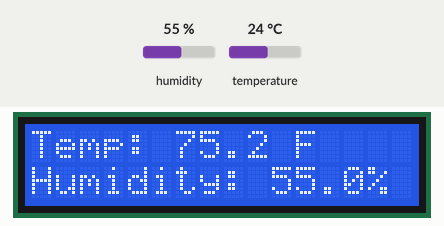
This sketch was run on a simulated ESP32. Shown: 16×2 character LCD. Inputs (shaded band) come from the test bench; at power-on: humidity 55 %, temperature 24 °C. WiFi joins after 1.5 s; servers stay silent unless stated; storage starts empty; what the sketch prints to the serial monitor is not drawn.

Above: at 3.1 s.
3.2 s: humidity set to 22 %
At 6.2 s:
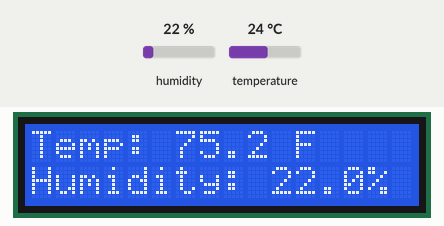
6.5 s: temperature set to 12 °C
At 8.1 s:
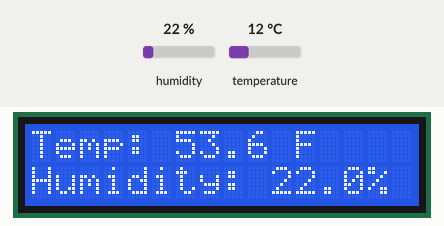
9.0 s: humidity set to 40 %
At 11.2 s:
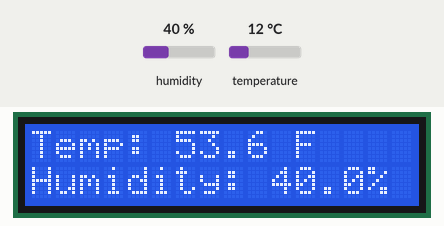
11.5 s: temperature set to 19 °C
At 13.3 s:
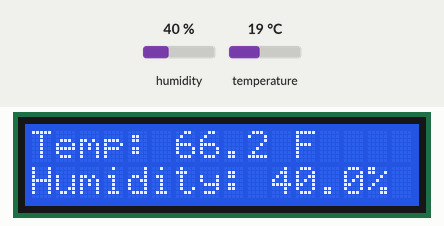
Timing chart, 0 to 14.8 s (numbered marks = the images above; inputs shaded):
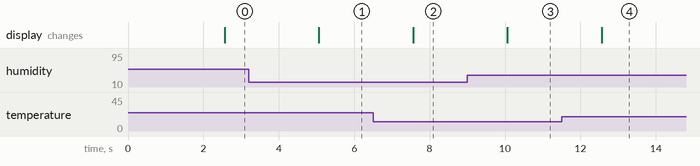

The sketch:

ClimateTrack_Live_graph.ino
```cpp
// ClimateTrack: ESP32 + DHT11 + 16x2 I2C LCD + Wi-Fi + CSV + live graphs
// Arduino ESP32 board package; DHT by Adafruit; LiquidCrystal_I2C by Marco Schwartz
// Keep passwords


#include <WiFi.h>
#include <WebServer.h>
#include <LittleFS.h>
#include <Wire.h>
#include <LiquidCrystal_I2C.h>
#include <DHT.h>

const char* WIFI_NAME = "YOUR_HOTSPOT_NAME";
const char* WIFI_PASSWORD = "YOUR_HOTSPOT_PASSWORD";

#define DHTPIN 4
#define DHTTYPE DHT11

LiquidCrystal_I2C lcd(0x27, 16, 2);
DHT dht(DHTPIN, DHTTYPE);
WebServer server(80);

const unsigned long READ_INTERVAL_MS = 2500;
const unsigned long LOG_INTERVAL_MS = 60000;
const size_t MAX_LOG_BYTES = 150000;
const char* LOG_PATH = "/readings.csv";

float temperatureF = NAN;
float humidity = NAN;
unsigned long lastReadingMs = 0;
unsigned long lastLogMs = 0;
bool serverStarted = false;
bool fileSystemReady = false;
bool firstLogWritten = false;
bool logFull = false;

const char DASHBOARD[] PROGMEM = R"rawliteral(
<!doctype html>
<html lang="en">
<head>
<meta charset="utf-8">
<meta name="viewport" content="width=device-width, initial-scale=1">
<title>ClimateTrack | Live Dashboard</title>
<style>
  * { box-sizing: border-box; }
  body { margin: 0; padding: 20px 12px; background: #edf3f8; color: #1b344a; font-family: Arial, sans-serif; }
  main { max-width: 760px; margin: auto; }
  header { text-align: center; margin-bottom: 16px; }
  h1 { margin: 3px 0; }
  header p { margin-top: 5px; color: #657b8e; }
  .cards { display: grid; grid-template-columns: repeat(2,minmax(0,1fr)); gap: 12px; }
  .card { background: white; border-radius: 15px; padding: 19px; margin-bottom: 12px; box-shadow: 0 2px 12px #13334d10; }
  .metric { text-align: center; }
  .label { font-size: 15px; color: #657b8e; }
  .value { margin: 10px 0 0; font-size: clamp(23px,6vw,36px); font-weight: bold; }
  h2 { font-size: 18px; margin: 0 0 10px; }
  canvas { display: block; width: 100%; height: 215px; }
  .meta { font-size: 13px; color: #657b8e; text-align: center; }
  .center { text-align: center; }
  a { display: inline-block; background: #176bb4; color: white; padding: 12px 18px; border-radius: 9px; font-weight: bold; text-decoration: none; }
  #status { min-height: 20px; }
  @media (max-width: 400px) { .card { padding: 13px; } }
</style>
</head>
<body>
<main>
  <header>
    <h1>ClimateTrack</h1>
    <p>ESP32 Temperature &amp; Humidity Monitor</p>
  </header>
  <div class="cards">
    <div class="card metric"><div class="label">Temperature</div><div id="temp" class="value">--</div></div>
    <div class="card metric"><div class="label">Humidity</div><div id="humid" class="value">--</div></div>
  </div>
  <div class="card">
    <h2>Temperature history (&deg;F)</h2>
    <canvas id="tempGraph" role="img" aria-label="Live temperature history graph"></canvas>
  </div>
  <div class="card">
    <h2>Humidity history (%)</h2>
    <canvas id="humidityGraph" role="img" aria-label="Live humidity history graph"></canvas>
  </div>
  <div class="card center">
    <p id="status" class="meta">Connecting...</p>
    <a href="/download">Download CSV log</a>
    <p id="logState" class="meta">Checking CSV logging...</p>
    <p class="meta">Graphs update every 3 seconds and show up to 120 browser samples. Refreshing clears the graphs, not the stored CSV log.</p>
  </div>
</main>
<script>
const MAX_POINTS = 120;
const points = [];

function drawGraph(canvasId, field, color, unit) {
  const canvas = document.getElementById(canvasId);
  const ctx = canvas.getContext('2d');
  const width = Math.max(200, Math.round(canvas.getBoundingClientRect().width));
  const height = 215;
  const scale = window.devicePixelRatio || 1;
  canvas.width = Math.round(width * scale);
  canvas.height = Math.round(height * scale);
  ctx.setTransform(scale, 0, 0, scale, 0, 0);
  ctx.clearRect(0, 0, width, height);

  const left = 48, right = width - 12, top = 12, bottom = height - 35;
  const values = points.map(p => p[field]);
  let minVal = values.length ? Math.min(...values) : 0;
  let maxVal = values.length ? Math.max(...values) : 1;
  const range = Math.max(maxVal - minVal, 1);
  minVal -= range * 0.12;
  maxVal += range * 0.12;

  ctx.font = '12px Arial';
  ctx.textAlign = 'right';
  ctx.strokeStyle = '#e4edf4';
  ctx.fillStyle = '#64788a';
  for (let i = 0; i < 5; i++) {
    const y = top + (bottom - top) * i / 4;
    ctx.beginPath(); ctx.moveTo(left, y); ctx.lineTo(right, y); ctx.stroke();
    ctx.fillText((maxVal - (maxVal - minVal) * i / 4).toFixed(1), left - 6, y + 4);
  }

  if (!points.length) {
    ctx.textAlign = 'center';
    ctx.fillText('Waiting for sensor readings...', (left + right) / 2, height / 2);
    return;
  }

  const xPos = i => left + (right - left) * (points.length === 1 ? 0.5 : i / (points.length - 1));
  const yPos = v => bottom - (v - minVal) / (maxVal - minVal) * (bottom - top);

  ctx.beginPath();
  ctx.strokeStyle = color;
  ctx.lineWidth = 2.6;
  points.forEach((p, i) => {
    const x = xPos(i), y = yPos(p[field]);
    if (i === 0) ctx.moveTo(x, y); else ctx.lineTo(x, y);
  });
  ctx.stroke();

  const last = points.length - 1;
  ctx.beginPath();
  ctx.fillStyle = color;
  ctx.arc(xPos(last), yPos(points[last][field]), 3.5, 0, Math.PI * 2);
  ctx.fill();

  ctx.fillStyle = '#64788a';
  ctx.textAlign = 'left';
  ctx.fillText('+' + points[0].uptime + 's', left, height - 13);
  ctx.textAlign = 'right';
  ctx.fillText('+' + points[last].uptime + 's', right, height - 13);
}

function redraw() {
  drawGraph('tempGraph', 'temperatureF', '#cf5828', 'F');
  drawGraph('humidityGraph', 'humidity', '#1875be', '%');
}

async function update() {
  try {
    const response = await fetch('/readings', {cache: 'no-store'});
    if (!response.ok) throw new Error('Failed to fetch readings');
    const data = await response.json();
    const valid = data.temperatureF !== null && data.humidity !== null;
    document.getElementById('temp').textContent = data.temperatureF === null ? '--' : data.temperatureF.toFixed(1) + ' \u00b0F';
    document.getElementById('humid').textContent = data.humidity === null ? '--' : data.humidity.toFixed(1) + ' %';
    document.getElementById('status').textContent = valid ? 'Live readings | ESP32 uptime: ' + data.uptimeSeconds + ' seconds' : 'DHT11 reading unavailable';
    document.getElementById('logState').textContent = data.logFull ? 'CSV is full: download your log' : (data.logging ? 'CSV logging active: one reading per 60 seconds' : 'CSV storage unavailable');
    if (valid) {
      points.push({uptime: data.uptimeSeconds, temperatureF: data.temperatureF, humidity: data.humidity});
      if (points.length > MAX_POINTS) points.shift();
      redraw();
    }
  } catch(e) {
    document.getElementById('status').textContent = 'Connection to ESP32 lost';
  }
}

redraw();
update();
setInterval(update, 3000);
window.addEventListener('resize', redraw);
</script>
</body>
</html>
)rawliteral";

void lcdLine(uint8_t row, String value) {
  while (value.length() < 16) value += ' ';
  lcd.setCursor(0, row);
  lcd.print(value.substring(0, 16));
}

void updateLCD() {
  if (isnan(temperatureF) || isnan(humidity)) {
    lcdLine(0, "DHT11 read error");
    lcdLine(1, "Check sensor");
  } else {
    lcdLine(0, "Temp: " + String(temperatureF, 1) + " F");
    lcdLine(1, "Humidity: " + String(humidity, 1) + "%");
  }
}

bool appendToLog() {
  if (!fileSystemReady || isnan(temperatureF) || isnan(humidity) || logFull) return false;
  File file = LittleFS.open(LOG_PATH, FILE_APPEND);
  if (!file) {
    Serial.println("Could not open CSV log");
    return false;
  }
  if (file.size() >= MAX_LOG_BYTES) {
    logFull = true;
    file.close();
    Serial.println("Log full; download a backup of your CSV file.");
    return false;
  }
  file.print(millis() / 1000UL); // seconds since boot, not real clock time
  file.print(',');
  file.print(temperatureF, 1);
  file.print(',');
  file.println(humidity, 1);
  file.close();
  Serial.println("Saved a reading to /readings.csv");
  return true;
}

void sendReadings() {
  String json = "{\"temperatureF\":";
  json += isnan(temperatureF) ? "null" : String(temperatureF, 1);
  json += ",\"humidity\":";
  json += isnan(humidity) ? "null" : String(humidity, 1);
  json += ",\"uptimeSeconds\":";
  json += String(millis() / 1000UL);
  json += ",\"logging\":";
  json += fileSystemReady ? "true" : "false";
  json += ",\"logFull\":";
  json += logFull ? "true" : "false";
  json += "}";
  server.sendHeader("Cache-Control", "no-store");
  server.send(200, "application/json", json);
}

void downloadLog() {
  if (!fileSystemReady || !LittleFS.exists(LOG_PATH)) {
    server.send(404, "text/plain", "CSV log not available");
    return;
  }
  File file = LittleFS.open(LOG_PATH, FILE_READ);
  if (!file) {
    server.send(500, "text/plain", "Cannot open CSV file");
    return;
  }
  server.sendHeader("Content-Disposition", "attachment; filename=ClimateTrack_readings.csv");
  server.streamFile(file, "text/csv");
  file.close();
}

void setup() {
  Serial.begin(115200);
  Wire.begin(21, 22);
  lcd.init();
  lcd.backlight();
  dht.begin();
  lcdLine(0, "ClimateTrack");
  lcdLine(1, "Starting...");

  // false: never erase your log automatically when a filesystem mount fails
  fileSystemReady = LittleFS.begin(false);
  if (!fileSystemReady) {
    Serial.println("LittleFS unavailable: dashboard works, but CSV logging is disabled");
  } else if (!LittleFS.exists(LOG_PATH)) {
    File file = LittleFS.open(LOG_PATH, FILE_WRITE);
    if (file) {
      file.println("uptime_seconds,temperature_f,humidity_percent");
      file.close();
    } else {
      fileSystemReady = false;
      Serial.println("Could not create CSV log");
    }
  }

  server.on("/", HTTP_GET, []() {server.send_P(200, "text/html", DASHBOARD);});
  server.on("/readings", HTTP_GET, sendReadings);
  server.on("/download", HTTP_GET, downloadLog);

  WiFi.mode(WIFI_STA);
  WiFi.setAutoReconnect(true);
  WiFi.begin(WIFI_NAME, WIFI_PASSWORD);
  Serial.println("Connecting to Wi-Fi/hotspot...");
  Serial.println("LCD and logging will work even without Wi-Fi.");
}

void loop() {
  const unsigned long now = millis();
  if (now - lastReadingMs >= READ_INTERVAL_MS) {
    lastReadingMs = now;
    temperatureF = dht.readTemperature(true);
    humidity = dht.readHumidity();
    updateLCD();
    if (!isnan(temperatureF) && !isnan(humidity) && fileSystemReady &&
        (!firstLogWritten || now - lastLogMs >= LOG_INTERVAL_MS)) {
      if (appendToLog()) {
        firstLogWritten = true;
        lastLogMs = now;
      }
    }
  }

  if (WiFi.status() == WL_CONNECTED) {
    if (!serverStarted) {
      server.begin();
      serverStarted = true;
      Serial.println("Wi-Fi Connected!");
      Serial.print("Open dashboard: http://");
      Serial.println(WiFi.localIP());
    }
    server.handleClient();
  }
  delay(5);
}
```

Measured:
- after the input at 3.2 s, the display: changes after 1.9 s (image 1)
- after the input at 6.5 s, the display: changes after 1.1 s (image 2)
- after the input at 9.0 s, the display: changes after 1.1 s (image 3)
- after the input at 11.5 s, the display: changes after 1.1 s (image 4)
